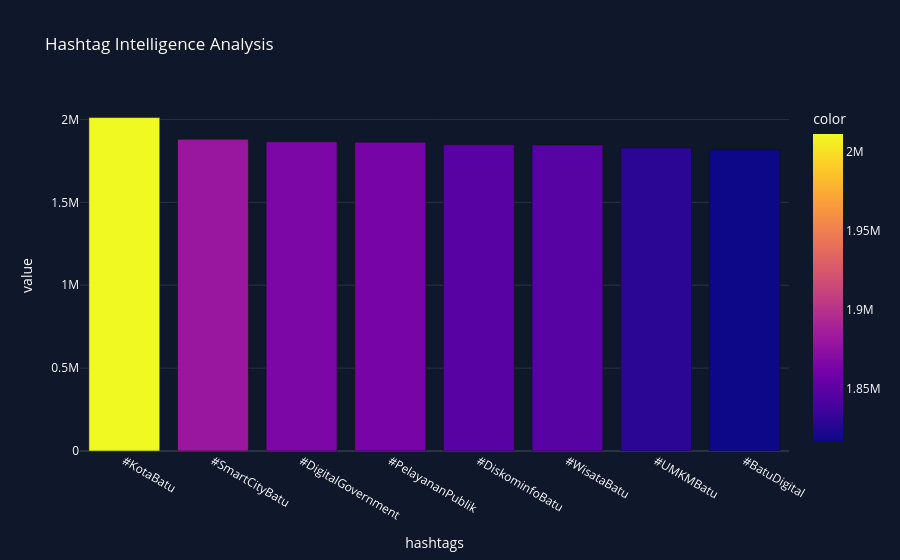

Write notebook code for a chart like this one.
### Markdown cell above
STEP 2.7 — HASHTAG INTELLIGENCE

### Code cell
hashtag_engagement = (
    df.groupby("hashtags")["engagement_score"]
    .sum()
    .sort_values(ascending=False)
)

fig = px.bar(
    hashtag_engagement,
    title="Hashtag Intelligence Analysis",
    template="plotly_dark",
    color=hashtag_engagement.values
)

fig.update_layout(
    paper_bgcolor="#0F172A",
    plot_bgcolor="#0F172A",
    font_color="white"
)

fig.show()

### Figure 1 — Plotly figure (JSON) as saved in the notebook; plotly's stock layout.template omitted (floating-point values rounded to 4 significant figures)
{"data": [{"hovertemplate": "hashtags=%{x}<br>value=%{y}<br>color=%{marker.color}<extra></extra>", "legendgroup": "", "marker": {"color": [2011413, 1880082, 1865250, 1862702, 1847566, 1846430, 1827920, 1816616], "coloraxis": "coloraxis", "pattern": {"shape": ""}}, "name": "", "orientation": "v", "showlegend": false, "textposition": "auto", "type": "bar", "x": ["#KotaBatu", "#SmartCityBatu", "#DigitalGovernment", "#PelayananPublik", "#DiskominfoBatu", "#WisataBatu", "#UMKMBatu", "#BatuDigital"], "xaxis": "x", "y": [2011413, 1880082, 1865250, 1862702, 1847566, 1846430, 1827920, 1816616], "yaxis": "y"}], "layout": {"barmode": "relative", "coloraxis": {"colorbar": {"title": {"text": "color"}}, "colorscale": [[0, "#0d0887"], [0.1111, "#46039f"], [0.2222, "#7201a8"], [0.3333, "#9c179e"], [0.4444, "#bd3786"], [0.5556, "#d8576b"], [0.6667, "#ed7953"], [0.7778, "#fb9f3a"], [0.8889, "#fdca26"], [1, "#f0f921"]]}, "font": {"color": "white"}, "legend": {"tracegroupgap": 0}, "paper_bgcolor": "#0F172A", "plot_bgcolor": "#0F172A", "title": {"text": "Hashtag Intelligence Analysis"}, "xaxis": {"anchor": "y", "domain": [0, 1], "title": {"text": "hashtags"}}, "yaxis": {"anchor": "x", "domain": [0, 1], "title": {"text": "value"}}}}
